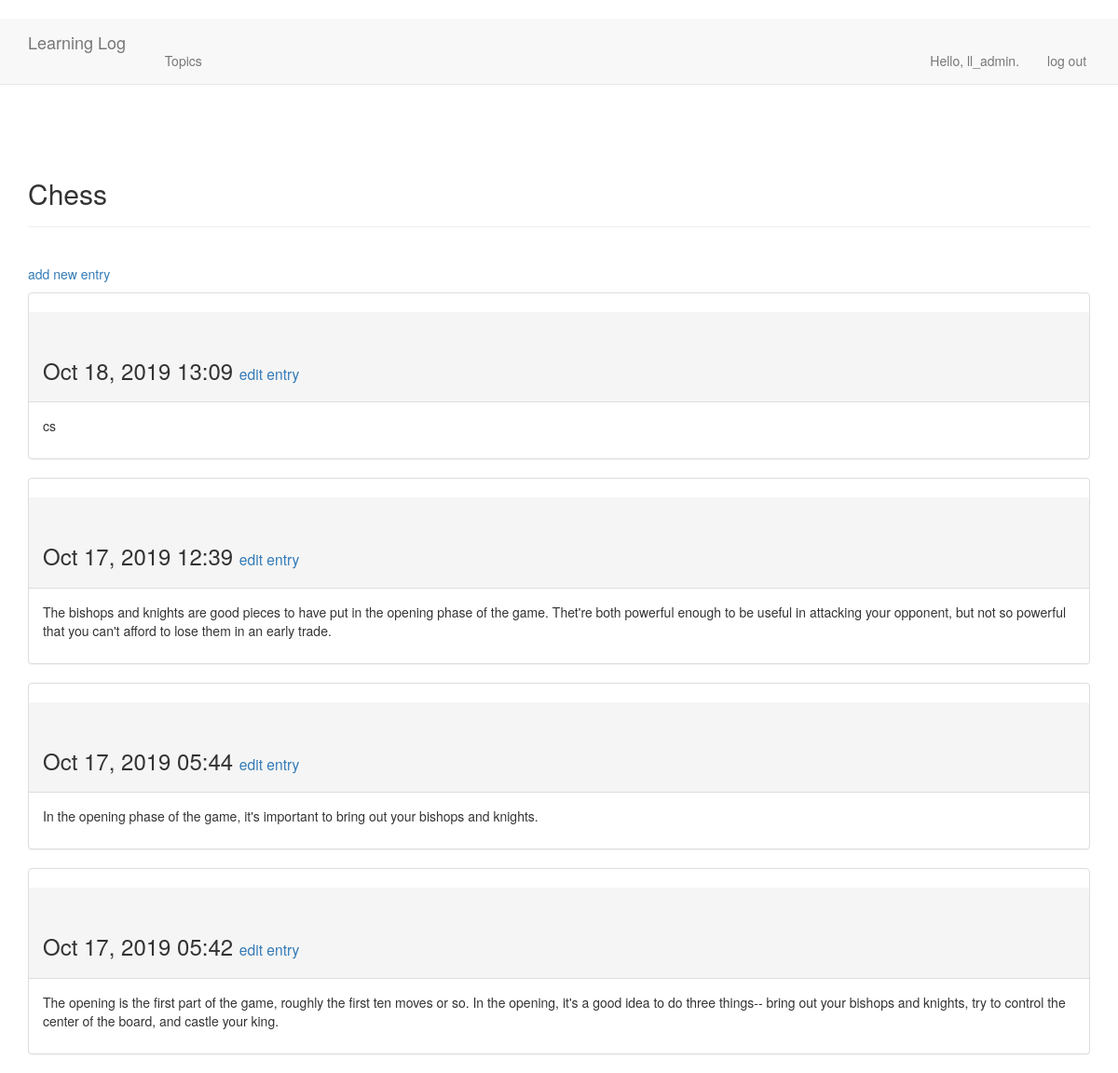
/topics/1 (signed in), run on the app's committed database.
### learning_logs/models.py (models this page shows, shortened)
class Topic(models.Model):
    text = models.CharField(max_length=200)  # CharField——有字符或文本组成的数据；max_length为预留空间
    date_added = models.DateTimeField(auto_now_add=True)  # DataTimeField——记录日期和时间的数据;参数为自动设置成当前日期和时间
    owner = models.ForeignKey(User)
    def __str__(self):
        return self.text

class Entry(models.Model):
    topic = models.ForeignKey(Topic)  # 外键，引用了数据库中的另一条记录，这些代码将每个条目关联到特定的主题
    text = models.TextField()  # 这种不需要限制长度
    date_added = models.DateTimeField(auto_now_add=True)
    class Meta:
        verbose_name_plural = 'entries'

### learning_logs/views.py (the view)
# urls.py: url(r'^topics/(?P<topic_id>\d+)$', views.topic, name='topic'),
@login_required
def topic(request, topic_id):
    topic = Topic.objects.get(id=topic_id)
    if topic.owner != request.user:
        raise Http404
    entries = topic.entry_set.order_by('-date_added')  # date_added前面的减号指定按降序排列
    context = {'topic': topic, 'entries': entries}
    return render(request, 'learning_logs/topic.html', context)

### learning_logs/templates/learning_logs/topic.html
{% extends "learning_logs/base.html" %}
{% block header %}
    <h2>{{ topic }}</h2>
{% endblock header %}
{% block content %}
    <p>
        <a href="{% url 'learning_logs:new_entry' topic.id %}">add new entry</a>
    </p>
    {% for entry in entries %}
        <div class="panel panel-default">
            <div class="panel-heading">
                <h3>
                    {{ entry.date_added|date:'M d, Y H:i' }}
                    <small>
                        <a href="{% url 'learning_logs:edit_entry' entry.id %}">
                            edit entry</a>
                    </small>
                </h3>
            </div>
            <div class="panel-body">
                {{ entry.text|linebreaks }}
            </div>
        </div>
    {% empty %}
        There are no entries for this topic yet.
    {% endfor %}
{% endblock content %}

### learning_logs/templates/learning_logs/base.html (shortened to what this page needs)
{% load bootstrap3 %}
<!DOCTYPE html>
<html lang="en">
<head>
    {% bootstrap_css %}
</head>
<body>
<nav class="navbar navbar-default navbar-static-top">
    <div class="container">
        <div class="navbar-header">
            <a class="navbar-brand" href="{% url 'learning_logs:index' %}">
                Learning Log</a>
        </div>
        <div id="navbar" class="navbar-collapse collapse">
            <ul class="nav navbar-nav">
                <li><a href="{% url 'learning_logs:topics' %}">Topics</a></li>
            </ul>
            <ul class="nav navbar-nav navbar-right">
                {% if user.is_authenticated %}
                    <li><a>Hello, {{ user.username }}.</a></li>
                    <li><a href="{% url 'users:logout' %}">log out</a></li>
                {% else %}
                    <li><a href="{% url 'users:register' %}">register</a></li>
                    <li><a href="{% url 'users:login' %}">log in</a></li>
                {% endif %}
            </ul>
        </div>
    </div>
</nav>
<div class="container">
    <div class="page-header">
        {% block header %}{% endblock header %}
    </div>
    <div>
        {% block content %}{% endblock content %}
    </div>
</div>
</body>
</html>

### data on the page
Topic: text "Chess"
Entry: date_added "Oct 18, 2019 13:09", text "cs"
Entry: date_added "Oct 17, 2019 12:39", text "The bishops and knights are good pieces to have put in the opening phase of the game. Thet're both powerful enough to be useful in attacking your opponent, but not so powerful that you can't afford to lose them in an early trade."
Entry: date_added "Oct 17, 2019 05:44", text "In the opening phase of the game, it's important to bring out your bishops and knights."
Entry: date_added "Oct 17, 2019 05:42", text "The opening is the first part of the game, roughly the first ten moves or so. In the opening, it's a good idea to do three things-- bring out your bishops and knights, try to control the center of the board, and castle your king."

### other printed values
{{ user.username }} "ll_admin"
